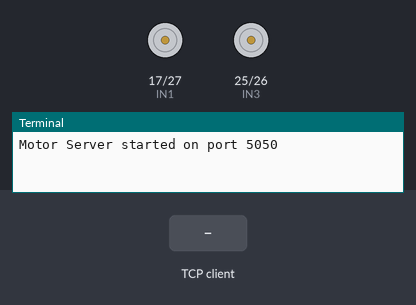
The program below on a simulated Raspberry Pi (BCM pin numbers). Parts: motor-driver pin pairs drawn as motors (green arrow = first pin HIGH = forward, orange = second pin HIGH = backward, longer = more drive), the last lines printed to the terminal. The inputs (shaded band) are chosen by the test bench. One TCP client connects 1 s after the port opens and stays connected; threads take turns every 2 ms.

Above: at 1.2 s.
1.3 s: the TCP client sends "BACKWARD"
At 2.1 s:
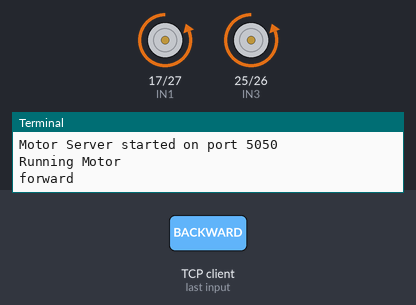
3.8 s: the TCP client sends "FORWARD"
At 4.4 s:
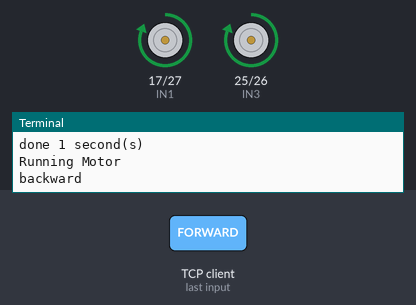
6.3 s: the TCP client sends "A"
At 7.1 s:
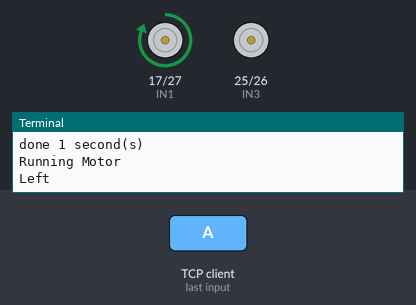
8.8 s: the TCP client sends "D"
At 9.4 s:
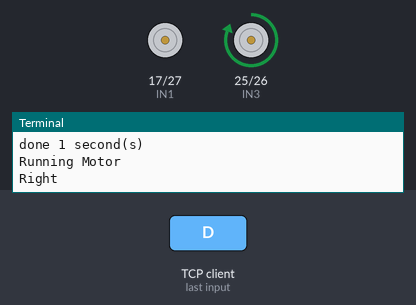
Timing chart, 0 to 11.8 s (numbered marks = the images above; inputs shaded):
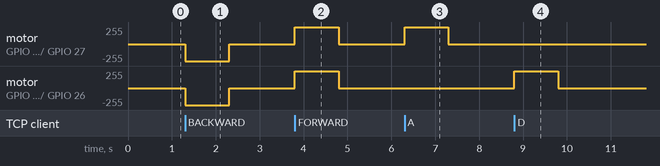

Measured:
- after the input at 1.3 s, motor on GPIO 17 (IN1) / GPIO 27 (IN2), motor on GPIO 25 (IN3) / GPIO 26 (IN4): stopped → backward 255/255 at once, → stopped 1.0 s later
- after the input at 3.8 s, motor on GPIO 17 (IN1) / GPIO 27 (IN2), motor on GPIO 25 (IN3) / GPIO 26 (IN4): stopped → forward 255/255 at once, → stopped 1.0 s later
- after the input at 6.3 s, motor on GPIO 17 (IN1) / GPIO 27 (IN2): stopped → forward 255/255 at once, → stopped 1.0 s later
- after the input at 8.8 s, motor on GPIO 25 (IN3) / GPIO 26 (IN4): stopped → forward 255/255 at once, → stopped 1.0 s later

The program:

motor_server.py
```python
import RPi.GPIO as GPIO
import socket
import threading
import time

# Define pinout
IN1 = 17
IN2 = 27
IN3 = 25
IN4 = 26

# Set GPIO mode
GPIO.setmode(GPIO.BCM)
GPIO.setup(IN1, GPIO.OUT)
GPIO.setup(IN2, GPIO.OUT)
GPIO.setup(IN3, GPIO.OUT)
GPIO.setup(IN4, GPIO.OUT)

def motor_reset():
    GPIO.output(IN1, GPIO.LOW)
    GPIO.output(IN2, GPIO.LOW)
    GPIO.output(IN3, GPIO.LOW)
    GPIO.output(IN4, GPIO.LOW)

def run_motor(time_sleep, direction):
    print("Running Motor")
    if direction == 1:
        print("forward")
        GPIO.output(IN1, GPIO.LOW)
        GPIO.output(IN2, GPIO.HIGH)
        GPIO.output(IN3, GPIO.LOW)
        GPIO.output(IN4, GPIO.HIGH)
    elif direction == 2:
        print("Left")
        GPIO.output(IN1, GPIO.HIGH)
        GPIO.output(IN2, GPIO.LOW)
        GPIO.output(IN3, GPIO.LOW)
        GPIO.output(IN4, GPIO.LOW)
    elif direction == 3:
        print("Right")
        GPIO.output(IN1, GPIO.LOW)
        GPIO.output(IN2, GPIO.LOW)
        GPIO.output(IN3, GPIO.HIGH)
        GPIO.output(IN4, GPIO.LOW)
    else:
        print("backward")
        GPIO.output(IN1, GPIO.HIGH)
        GPIO.output(IN2, GPIO.LOW)
        GPIO.output(IN3, GPIO.HIGH)
        GPIO.output(IN4, GPIO.LOW)
    time.sleep(time_sleep)
    print(f"done {time_sleep} second(s)")
    motor_reset()

def handle_client_connection(client_socket):
    try:
        while True:
            request = client_socket.recv(1024).decode('utf-8')
            if not request:
                break
            if request == 'BACKWARD':
                run_motor(1, 1)

            elif request == 'FORWARD':
                run_motor(1, 0)
            elif request =="A":
                run_motor(1, 2)
            elif request =="D":
                run_motor(1, 3)
    finally:
        client_socket.close()

def start_server():
    server = socket.socket(socket.AF_INET, socket.SOCK_STREAM)
    server.bind(('0.0.0.0', 5050))
    server.listen(5)
    print("Motor Server started on port 5050")
    while True:
        client_sock, addr = server.accept()
        client_handler = threading.Thread(target=handle_client_connection, args=(client_sock,))
        client_handler.start()

if __name__ == "__main__":
    try:
        start_server()
    except KeyboardInterrupt:
        pass
    finally:
        GPIO.cleanup()
```
